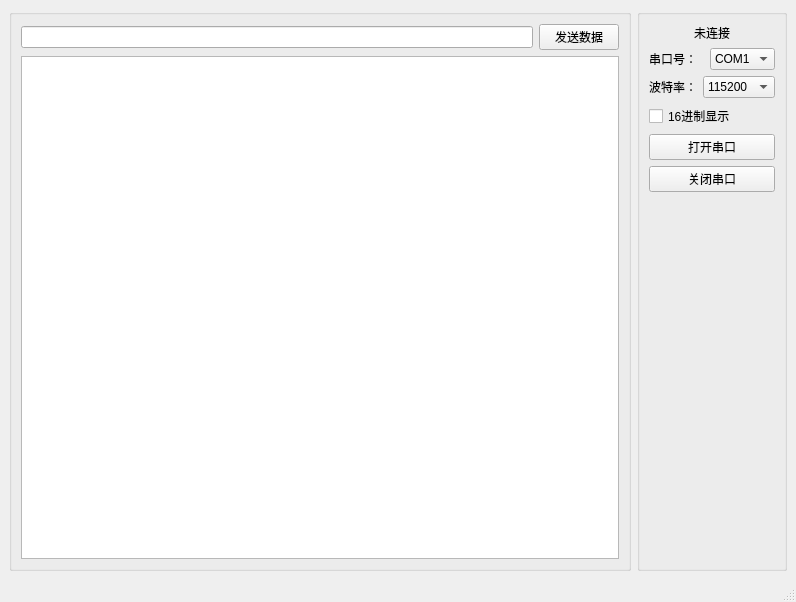
<?xml version="1.0" encoding="UTF-8"?>
<ui version="4.0">
 <class>Serial</class>
 <widget class="QMainWindow" name="Serial">
  <property name="geometry">
   <rect>
    <x>0</x>
    <y>0</y>
    <width>796</width>
    <height>602</height>
   </rect>
  </property>
  <property name="windowTitle">
   <string>Serial</string>
  </property>
  <widget class="QWidget" name="centralwidget">
   <layout class="QHBoxLayout" name="horizontalLayout_2">
    <item>
     <widget class="QGroupBox" name="groupBox">
      <property name="title">
       <string/>
      </property>
      <layout class="QVBoxLayout" name="verticalLayout">
       <item>
        <layout class="QHBoxLayout" name="horizontalLayout">
         <item>
          <widget class="QLineEdit" name="line_send_data"/>
         </item>
         <item>
          <widget class="QPushButton" name="btn_send">
           <property name="text">
            <string>发送数据</string>
           </property>
          </widget>
         </item>
        </layout>
       </item>
       <item>
        <widget class="QPlainTextEdit" name="plainTextEdit"/>
       </item>
      </layout>
     </widget>
    </item>
    <item>
     <widget class="QGroupBox" name="groupBox_2">
      <property name="title">
       <string/>
      </property>
      <layout class="QVBoxLayout" name="verticalLayout_2">
       <item>
        <widget class="QLabel" name="lab_status">
         <property name="text">
          <string>未连接</string>
         </property>
         <property name="alignment">
          <set>Qt::AlignCenter</set>
         </property>
        </widget>
       </item>
       <item>
        <layout class="QHBoxLayout" name="horizontalLayout_3">
         <item>
          <widget class="QLabel" name="label">
           <property name="text">
            <string>串口号：</string>
           </property>
          </widget>
         </item>
         <item>
          <widget class="QComboBox" name="com_port_name">
           <item>
            <property name="text">
             <string>COM1</string>
            </property>
           </item>
           <item>
            <property name="text">
             <string>COM2</string>
            </property>
           </item>
           <item>
            <property name="text">
             <string>COM3</string>
            </property>
           </item>
           <item>
            <property name="text">
             <string>COM4</string>
            </property>
           </item>
           <item>
            <property name="text">
             <string>COM5</string>
            </property>
           </item>
           <item>
            <property name="text">
             <string>COM6</string>
            </property>
           </item>
           <item>
            <property name="text">
             <string>COM7</string>
            </property>
           </item>
           <item>
            <property name="text">
             <string>COM8</string>
            </property>
           </item>
          </widget>
         </item>
        </layout>
       </item>
       <item>
        <layout class="QHBoxLayout" name="horizontalLayout_4">
         <item>
          <widget class="QLabel" name="label_2">
           <property name="text">
            <string>波特率：</string>
           </property>
          </widget>
         </item>
         <item>
          <widget class="QComboBox" name="com_baud_rate">
           <item>
            <property name="text">
             <string>115200</string>
            </property>
           </item>
           <item>
            <property name="text">
             <string>57600</string>
            </property>
           </item>
           <item>
            <property name="text">
             <string>38400</string>
            </property>
           </item>
           <item>
            <property name="text">
             <string>19200</string>
            </property>
           </item>
           <item>
            <property name="text">
             <string>9600</string>
            </property>
           </item>
           <item>
            <property name="text">
             <string>4800</string>
            </property>
           </item>
           <item>
            <property name="text">
             <string>2400</string>
            </property>
           </item>
           <item>
            <property name="text">
             <string>1200</string>
            </property>
           </item>
          </widget>
         </item>
        </layout>
       </item>
       <item>
        <widget class="QCheckBox" name="checkBox">
         <property name="text">
          <string>16进制显示</string>
         </property>
        </widget>
       </item>
       <item>
        <widget class="QPushButton" name="btn_open">
         <property name="text">
          <string>打开串口</string>
         </property>
        </widget>
       </item>
       <item>
        <widget class="QPushButton" name="btn_close">
         <property name="text">
          <string>关闭串口</string>
         </property>
        </widget>
       </item>
       <item>
        <spacer name="verticalSpacer">
         <property name="orientation">
          <enum>Qt::Vertical</enum>
         </property>
         <property name="sizeHint" stdset="0">
          <size>
           <width>20</width>
           <height>40</height>
          </size>
         </property>
        </spacer>
       </item>
      </layout>
     </widget>
    </item>
   </layout>
  </widget>
  <widget class="QStatusBar" name="statusbar"/>
  <action name="action1">
   <property name="text">
    <string>1</string>
   </property>
  </action>
 </widget>
 <resources/>
 <connections/>
</ui>
